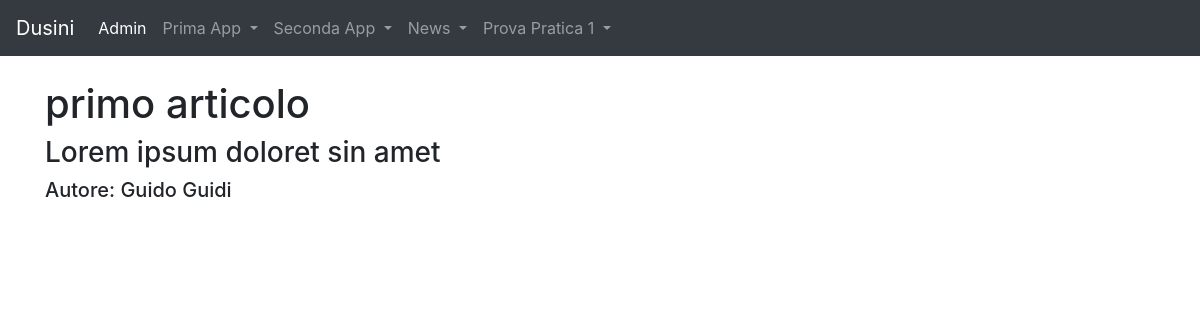
/news/articoli/1, run on the app's committed database.
### news/models.py (models this page shows, shortened)
class Articolo(models.Model):
    titolo = models.CharField(max_length=100)
    contenuto = models.TextField()
    giornalista = models.ForeignKey(Giornalista, on_delete=models.CASCADE, related_name="articoli")
    data = models.DateField(auto_now=True,blank=True)
    visualizzazioni=models.IntegerField(default=0,blank=True)
    class Meta:
        verbose_name = "Articolo"
        verbose_name_plural = "Articoli"

class Giornalista(models.Model):
    nome = models.CharField(max_length=20)
    cognome = models.CharField(max_length=20)
    anno_di_nascita = models.DateField(blank=True)
    def __str__(self):
        return self.nome + " " + self.cognome
    class Meta:
        verbose_name = "Giornalista"
        verbose_name_plural = "Giornalisti"

### news/views.py (the view)
# urls.py: path('articoli/<int:pk>',articoloDetailView, name="articolo_detail"),
def articoloDetailView(request, pk):
  articolo=get_object_or_404(Articolo, pk=pk)
  context = {"articolo": articolo}
  return render(request, "articolo_detail.html", context)

### news/templates/articolo_detail.html (shortened to what this page needs)
{% extends "base.html" %}
{%block content%}
    <h1>{{articolo.titolo}}</h1>
    <h3>{{articolo.contenuto}}</h3>
    <h5>
        Autore: {{articolo.giornalista}}
    </h5>
{%endblock content%}

### data on the page
Articolo: titolo "primo articolo", contenuto "Lorem ipsum doloret sin amet", giornalista "Guido Guidi"
